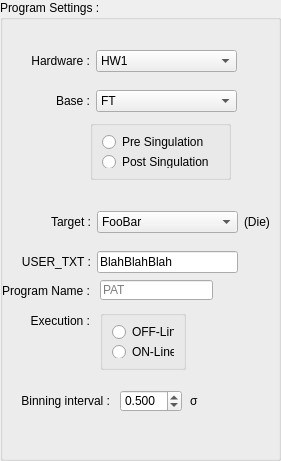
  <widget class="QGroupBox" name="groupBox_5">
   <property name="geometry">
    <rect>
     <x>20</x>
     <y>20</y>
     <width>281</width>
     <height>461</height>
    </rect>
   </property>
   <property name="title">
    <string>Program Settings :</string>
   </property>
   <widget class="QGroupBox" name="groupBox_4">
    <property name="geometry">
     <rect>
      <x>90</x>
      <y>120</y>
      <width>141</width>
      <height>60</height>
     </rect>
    </property>
    <property name="title">
     <string/>
    </property>
    <layout class="QGridLayout" name="gridLayout_4">
     <item row="0" column="0">
      <widget class="QRadioButton" name="radioButton_3">
       <property name="text">
        <string>Pre Singulation</string>
       </property>
      </widget>
     </item>
     <item row="1" column="0">
      <widget class="QRadioButton" name="radioButton_4">
       <property name="text">
        <string>Post Singulation</string>
       </property>
      </widget>
     </item>
    </layout>
   </widget>
   <widget class="QComboBox" name="hardware">
    <property name="geometry">
     <rect>
      <x>96</x>
      <y>50</y>
      <width>141</width>
      <height>22</height>
     </rect>
    </property>
    <property name="sizePolicy">
     <sizepolicy hsizetype="Fixed" vsizetype="Fixed">
      <horstretch>0</horstretch>
      <verstretch>0</verstretch>
     </sizepolicy>
    </property>
    <property name="minimumSize">
     <size>
      <width>141</width>
      <height>22</height>
     </size>
    </property>
    <property name="maximumSize">
     <size>
      <width>141</width>
      <height>22</height>
     </size>
    </property>
    <item>
     <property name="text">
      <string>HW1</string>
     </property>
    </item>
    <item>
     <property name="text">
      <string>HW2</string>
     </property>
    </item>
   </widget>
   <widget class="QLineEdit" name="lineEdit_2">
    <property name="geometry">
     <rect>
      <x>100</x>
      <y>280</y>
      <width>113</width>
      <height>20</height>
     </rect>
    </property>
    <property name="placeholderText">
     <string>PAT</string>
    </property>
    <property name="clearButtonEnabled">
     <bool>true</bool>
    </property>
   </widget>
   <widget class="QComboBox" name="base">
    <property name="geometry">
     <rect>
      <x>96</x>
      <y>90</y>
      <width>141</width>
      <height>22</height>
     </rect>
    </property>
    <property name="sizePolicy">
     <sizepolicy hsizetype="Fixed" vsizetype="Fixed">
      <horstretch>0</horstretch>
      <verstretch>0</verstretch>
     </sizepolicy>
    </property>
    <property name="minimumSize">
     <size>
      <width>141</width>
      <height>22</height>
     </size>
    </property>
    <property name="maximumSize">
     <size>
      <width>141</width>
      <height>22</height>
     </size>
    </property>
    <property name="currentText">
     <string>FT</string>
    </property>
    <item>
     <property name="text">
      <string>FT</string>
     </property>
    </item>
    <item>
     <property name="text">
      <string>PR</string>
     </property>
    </item>
   </widget>
   <widget class="QLabel" name="targetIdentifier">
    <property name="geometry">
     <rect>
      <x>244</x>
      <y>211</y>
      <width>75</width>
      <height>22</height>
     </rect>
    </property>
    <property name="sizePolicy">
     <sizepolicy hsizetype="Fixed" vsizetype="Fixed">
      <horstretch>0</horstretch>
      <verstretch>0</verstretch>
     </sizepolicy>
    </property>
    <property name="minimumSize">
     <size>
      <width>75</width>
      <height>22</height>
     </size>
    </property>
    <property name="maximumSize">
     <size>
      <width>75</width>
      <height>22</height>
     </size>
    </property>
    <property name="text">
     <string>(Die)</string>
    </property>
   </widget>
   <widget class="QLineEdit" name="usertext">
    <property name="geometry">
     <rect>
      <x>97</x>
      <y>251</y>
      <width>141</width>
      <height>22</height>
     </rect>
    </property>
    <property name="sizePolicy">
     <sizepolicy hsizetype="Fixed" vsizetype="Fixed">
      <horstretch>0</horstretch>
      <verstretch>0</verstretch>
     </sizepolicy>
    </property>
    <property name="minimumSize">
     <size>
      <width>141</width>
      <height>22</height>
     </size>
    </property>
    <property name="maximumSize">
     <size>
      <width>141</width>
      <height>22</height>
     </size>
    </property>
    <property name="text">
     <string>BlahBlahBlah</string>
    </property>
   </widget>
   <widget class="QLabel" name="usertextLabel_2">
    <property name="geometry">
     <rect>
      <x>-10</x>
      <y>280</y>
      <width>100</width>
      <height>22</height>
     </rect>
    </property>
    <property name="sizePolicy">
     <sizepolicy hsizetype="Fixed" vsizetype="Fixed">
      <horstretch>0</horstretch>
      <verstretch>0</verstretch>
     </sizepolicy>
    </property>
    <property name="minimumSize">
     <size>
      <width>100</width>
      <height>22</height>
     </size>
    </property>
    <property name="maximumSize">
     <size>
      <width>100</width>
      <height>22</height>
     </size>
    </property>
    <property name="text">
     <string>Program Name :</string>
    </property>
    <property name="alignment">
     <set>Qt::AlignRight|Qt::AlignTrailing|Qt::AlignVCenter</set>
    </property>
   </widget>
   <widget class="QLabel" name="Label">
    <property name="geometry">
     <rect>
      <x>-10</x>
      <y>310</y>
      <width>100</width>
      <height>22</height>
     </rect>
    </property>
    <property name="sizePolicy">
     <sizepolicy hsizetype="Fixed" vsizetype="Fixed">
      <horstretch>0</horstretch>
      <verstretch>0</verstretch>
     </sizepolicy>
    </property>
    <property name="minimumSize">
     <size>
      <width>100</width>
      <height>22</height>
     </size>
    </property>
    <property name="maximumSize">
     <size>
      <width>100</width>
      <height>22</height>
     </size>
    </property>
    <property name="text">
     <string>Execution :</string>
    </property>
    <property name="alignment">
     <set>Qt::AlignRight|Qt::AlignTrailing|Qt::AlignVCenter</set>
    </property>
   </widget>
   <widget class="QLabel" name="targetLabel">
    <property name="geometry">
     <rect>
      <x>-9</x>
      <y>211</y>
      <width>100</width>
      <height>22</height>
     </rect>
    </property>
    <property name="sizePolicy">
     <sizepolicy hsizetype="Fixed" vsizetype="Fixed">
      <horstretch>0</horstretch>
      <verstretch>0</verstretch>
     </sizepolicy>
    </property>
    <property name="minimumSize">
     <size>
      <width>100</width>
      <height>22</height>
     </size>
    </property>
    <property name="maximumSize">
     <size>
      <width>100</width>
      <height>22</height>
     </size>
    </property>
    <property name="text">
     <string>Target :</string>
    </property>
    <property name="alignment">
     <set>Qt::AlignRight|Qt::AlignTrailing|Qt::AlignVCenter</set>
    </property>
   </widget>
   <widget class="QGroupBox" name="groupBox">
    <property name="geometry">
     <rect>
      <x>100</x>
      <y>310</y>
      <width>86</width>
      <height>60</height>
     </rect>
    </property>
    <property name="title">
     <string/>
    </property>
    <layout class="QGridLayout" name="gridLayout_3">
     <item row="0" column="0">
      <widget class="QRadioButton" name="radioButton">
       <property name="text">
        <string>OFF-Line</string>
       </property>
      </widget>
     </item>
     <item row="1" column="0">
      <widget class="QRadioButton" name="radioButton_2">
       <property name="text">
        <string>ON-Line</string>
       </property>
      </widget>
     </item>
    </layout>
   </widget>
   <widget class="QLabel" name="usertextLabel">
    <property name="geometry">
     <rect>
      <x>-9</x>
      <y>251</y>
      <width>100</width>
      <height>22</height>
     </rect>
    </property>
    <property name="sizePolicy">
     <sizepolicy hsizetype="Fixed" vsizetype="Fixed">
      <horstretch>0</horstretch>
      <verstretch>0</verstretch>
     </sizepolicy>
    </property>
    <property name="minimumSize">
     <size>
      <width>100</width>
      <height>22</height>
     </size>
    </property>
    <property name="maximumSize">
     <size>
      <width>100</width>
      <height>22</height>
     </size>
    </property>
    <property name="text">
     <string>USER_TXT :</string>
    </property>
    <property name="alignment">
     <set>Qt::AlignRight|Qt::AlignTrailing|Qt::AlignVCenter</set>
    </property>
   </widget>
   <widget class="QComboBox" name="target">
    <property name="geometry">
     <rect>
      <x>97</x>
      <y>211</y>
      <width>141</width>
      <height>22</height>
     </rect>
    </property>
    <property name="sizePolicy">
     <sizepolicy hsizetype="Fixed" vsizetype="Fixed">
      <horstretch>0</horstretch>
      <verstretch>0</verstretch>
     </sizepolicy>
    </property>
    <property name="minimumSize">
     <size>
      <width>141</width>
      <height>22</height>
     </size>
    </property>
    <property name="maximumSize">
     <size>
      <width>141</width>
      <height>22</height>
     </size>
    </property>
    <item>
     <property name="text">
      <string>FooBar</string>
     </property>
    </item>
   </widget>
   <widget class="QLabel" name="hardwareLabel">
    <property name="geometry">
     <rect>
      <x>-10</x>
      <y>50</y>
      <width>100</width>
      <height>22</height>
     </rect>
    </property>
    <property name="sizePolicy">
     <sizepolicy hsizetype="Fixed" vsizetype="Fixed">
      <horstretch>0</horstretch>
      <verstretch>0</verstretch>
     </sizepolicy>
    </property>
    <property name="minimumSize">
     <size>
      <width>100</width>
      <height>22</height>
     </size>
    </property>
    <property name="maximumSize">
     <size>
      <width>100</width>
      <height>22</height>
     </size>
    </property>
    <property name="text">
     <string>Hardware :</string>
    </property>
    <property name="alignment">
     <set>Qt::AlignRight|Qt::AlignTrailing|Qt::AlignVCenter</set>
    </property>
   </widget>
   <widget class="QLabel" name="baseLabel">
    <property name="geometry">
     <rect>
      <x>-10</x>
      <y>90</y>
      <width>100</width>
      <height>22</height>
     </rect>
    </property>
    <property name="sizePolicy">
     <sizepolicy hsizetype="Fixed" vsizetype="Fixed">
      <horstretch>0</horstretch>
      <verstretch>0</verstretch>
     </sizepolicy>
    </property>
    <property name="minimumSize">
     <size>
      <width>100</width>
      <height>22</height>
     </size>
    </property>
    <property name="maximumSize">
     <size>
      <width>100</width>
      <height>22</height>
     </size>
    </property>
    <property name="text">
     <string>Base :</string>
    </property>
    <property name="alignment">
     <set>Qt::AlignRight|Qt::AlignTrailing|Qt::AlignVCenter</set>
    </property>
   </widget>
   <widget class="QLabel" name="Label_2">
    <property name="geometry">
     <rect>
      <x>10</x>
      <y>390</y>
      <width>100</width>
      <height>22</height>
     </rect>
    </property>
    <property name="sizePolicy">
     <sizepolicy hsizetype="Fixed" vsizetype="Fixed">
      <horstretch>0</horstretch>
      <verstretch>0</verstretch>
     </sizepolicy>
    </property>
    <property name="minimumSize">
     <size>
      <width>100</width>
      <height>22</height>
     </size>
    </property>
    <property name="maximumSize">
     <size>
      <width>100</width>
      <height>22</height>
     </size>
    </property>
    <property name="text">
     <string>Binning interval :</string>
    </property>
    <property name="alignment">
     <set>Qt::AlignRight|Qt::AlignTrailing|Qt::AlignVCenter</set>
    </property>
   </widget>
   <widget class="QDoubleSpinBox" name="doubleSpinBox">
    <property name="geometry">
     <rect>
      <x>120</x>
      <y>390</y>
      <width>62</width>
      <height>22</height>
     </rect>
    </property>
    <property name="decimals">
     <number>3</number>
    </property>
    <property name="maximum">
     <double>1.000000000000000</double>
    </property>
    <property name="value">
     <double>0.500000000000000</double>
    </property>
   </widget>
   <widget class="QLabel" name="label_5">
    <property name="geometry">
     <rect>
      <x>190</x>
      <y>390</y>
      <width>22</width>
      <height>22</height>
     </rect>
    </property>
    <property name="minimumSize">
     <size>
      <width>22</width>
      <height>22</height>
     </size>
    </property>
    <property name="maximumSize">
     <size>
      <width>22</width>
      <height>22</height>
     </size>
    </property>
    <property name="text">
     <string>σ</string>
    </property>
   </widget>
  </widget>
